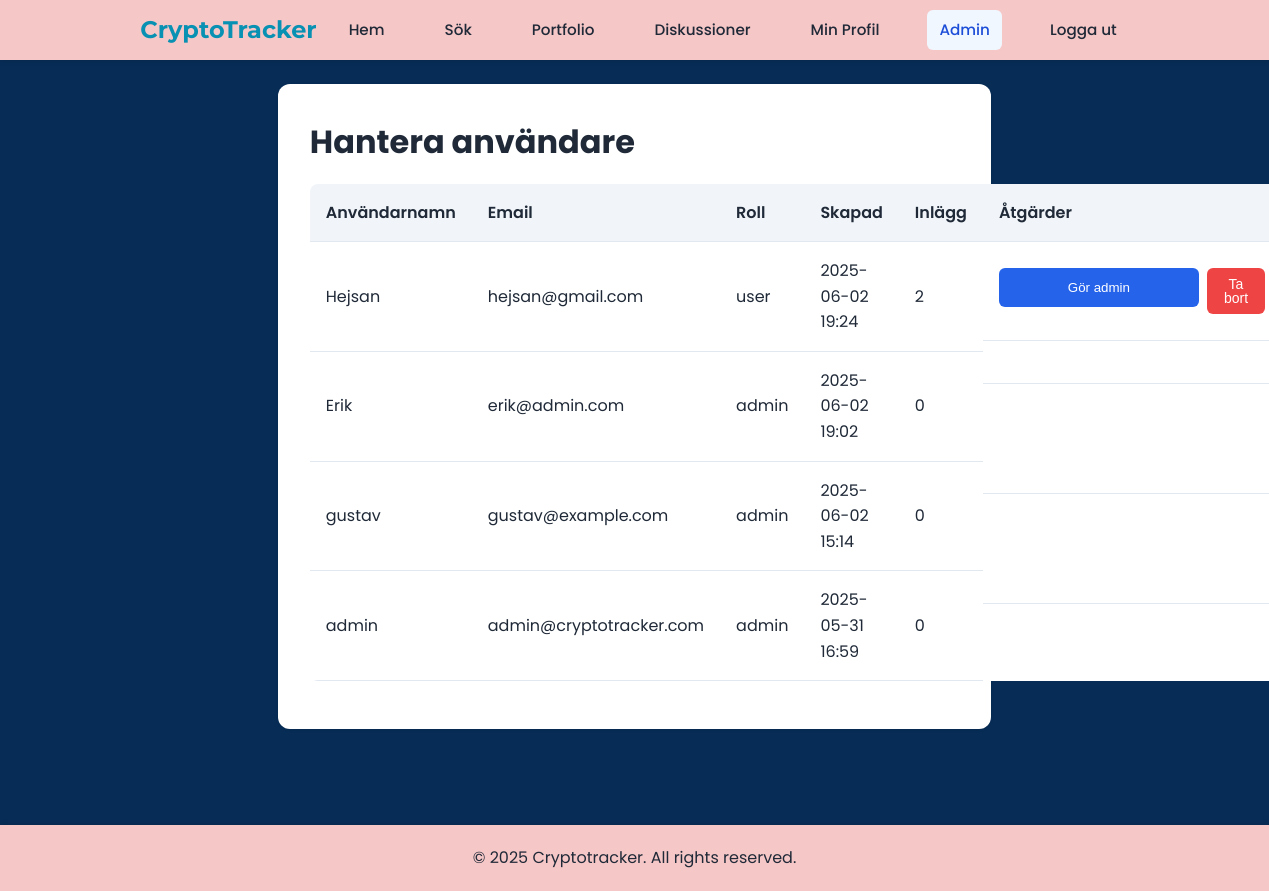
The page /pages/admin/users.php (signed in) on the database its author committed.
### tables this page shows
CREATE TABLE users (
    id INTEGER PRIMARY KEY AUTOINCREMENT,
    username VARCHAR(50) UNIQUE NOT NULL,
    password VARCHAR(255) NOT NULL,
    email VARCHAR(100) UNIQUE NOT NULL,
    role VARCHAR(20) DEFAULT 'user',
    profile_image VARCHAR(255),
    created_at TIMESTAMP DEFAULT CURRENT_TIMESTAMP
, bio TEXT);

### pages/admin/users.php (the view, shortened to what this page needs)
<?php
try {
    $db = new PDO('sqlite:' . __DIR__ . '/../../db/crypto_tracker.db');
    $stmt = $db->query("
        SELECT
            u.id,
            u.username,
            u.email,
            u.role,
            u.created_at,
            (SELECT COUNT(*) FROM posts WHERE user_id = u.id) as post_count
        FROM users u
        ORDER BY u.created_at DESC
    ");
    $users = $stmt->fetchAll(PDO::FETCH_ASSOC);
} catch(PDOException $e) {
    $error_message = "Kunde inte hämta användare: " . $e->getMessage();
}
?>
<!DOCTYPE html>
<html lang="sv">
<head>
    <link rel="stylesheet" href="../../css/styles.css">
</head>
<body>
    <?php include '../../header.php'; ?>
    <div class="container">
        <div class="white-container">
            <h1>Hantera användare</h1>
            <div class="admin-table-container">
                <table class="admin-table">
                    <thead>
                        <tr>
                            <th>Användarnamn</th>
                            <th>Email</th>
                            <th>Roll</th>
                            <th>Skapad</th>
                            <th>Inlägg</th>
                            <th>Åtgärder</th>
                        </tr>
                    </thead>
                    <tbody>
                        <?php if (empty($users)): ?>
                            <tr>
                                <td colspan="6" style="text-align: center;">Inga användare hittades</td>
                            </tr>
                        <?php else: ?>
                            <?php foreach ($users as $user): ?>
                                <tr>
                                    <td><?= htmlspecialchars($user['username']) ?></td>
                                    <td><?= htmlspecialchars($user['email']) ?></td>
                                    <td><?= htmlspecialchars($user['role']) ?></td>
                                    <td><?= date('Y-m-d H:i', strtotime($user['created_at'])) ?></td>
                                    <td><?= $user['post_count'] ?></td>
                                    <td class="actions">
                                        <?php if ($user['role'] !== 'admin'): ?>
                                            <form method="POST" style="display: inline;">
                                                <button type="submit" name="change_role" class="admin-btn small">Gör admin</button>
                                            </form>
                                            <form method="POST" style="display: inline;" onsubmit="return confirm('Är du säker på att du vill ta bort denna användare och alla deras inlägg?');">
                                                <button type="submit" name="delete_user" class="delete-btn small">Ta bort</button>
                                            </form>
                                        <?php endif; ?>
                                    </td>
                                </tr>
                            <?php endforeach; ?>
                        <?php endif; ?>
                    </tbody>
                </table>
            </div>
        </div>
    </div>
    <?php include '../../php/footer.php'; ?>
</body>
</html>

### css/styles.css (style rules this page uses)
:root { --primary-color: #2563eb; --secondary-color: #0891b2; --accent-color: #059669; --danger-color: #ef4444; --background-color: #f8fafc; --text-color: #1f2937; --border-color: #e2e8f0; --card-background: #ffffff; --header-background: #ffffff; --news-border: #e2e8f0; --active-bg: #f0f7ff; --active-text: #1d4ed8; --hover-bg: #f8fafc; --section-bg: #f1f5f9; --crypto-item-hover: rgba(8, 145, 178, 0.05); }
* { margin: 0; padding: 0; box-sizing: border-box; }
body { font-family: 'Poppins', 'Segoe UI', Tahoma, Geneva, Verdana, sans-serif; line-height: 1.6; color: var(--text-color); background-color: #072d57; }
.container { width: 60%; max-width: 1400px; margin: 0 auto; padding: 1.5rem; }
input, button { display: block; width: 100%; margin: 10px 0; padding: 10px; }
button { background-color: var(--secondary-color); color: white; border: none; cursor: pointer; }
.delete-btn { background: none; border: none; color: var(--danger-color); font-size: 1.5rem; cursor: pointer; padding: 0.25rem 0.5rem; line-height: 1; border-radius: 4px; transition: all 0.2s ease; }
.view-btn, .delete-btn { padding: 0.5rem 1rem; border-radius: 0.375rem; font-weight: 500; font-size: 0.875rem; transition: all 0.2s ease; cursor: pointer; border: 1px solid transparent; }
.delete-btn { background-color: var(--danger-color); color: white; }
.admin-btn { display: inline-block; padding: 0.75rem 1.5rem; background-color: var(--primary-color); color: white; text-decoration: none; border-radius: 0.375rem; font-weight: 500; transition: background-color 0.2s ease; min-width: 200px; text-align: center; }
.white-container { background: var(--card-background); border-radius: 0.75rem; padding: 2rem; box-shadow: 0 1px 3px rgba(0, 0, 0, 0.1); margin-bottom: 2rem; }
.admin-table { width: 100%; border-collapse: collapse; margin: 1rem 0; background: var(--card-background); border-radius: 0.5rem; overflow: hidden; }
.admin-table th, .admin-table td { padding: 1rem; text-align: left; border-bottom: 1px solid var(--border-color); }
.admin-table th { background-color: var(--section-bg); font-weight: 600; color: var(--text-color); }
.admin-table .actions { display: flex; gap: 0.5rem; }

### rows shown on the page
users: username "Hejsan", email "hejsan@gmail.com", role "user", created_at "2025-06-02 19:24", post_count "2"
users: username "Erik", email "erik@admin.com", role "admin", created_at "2025-06-02 19:02", post_count "0"
users: username "gustav", email "gustav@example.com", role "admin", created_at "2025-06-02 15:14", post_count "0"
users: username "admin", email "admin@cryptotracker.com", role "admin", created_at "2025-05-31 16:59", post_count "0"
